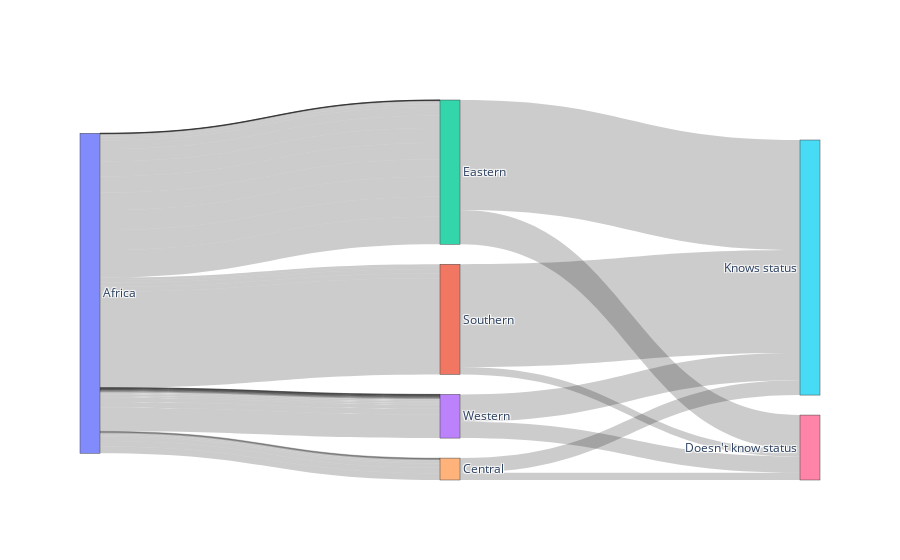

Here is the notebook cell this chart was saved with:
### Code cell
import plotly.graph_objects as go # Import the graphical object

fig = go.Figure( 
    data=[go.Sankey( # The plot we are interest
        # This part is for the node information
        node = dict( 
            label = ["Africa","Southern","Eastern","Western","Central","Knows status","Doesn't know status"]
        ),
        # This part is for the link information
        link = dict(
            source = source_node,
            target = target_node,
            value = widths,
            customdata = hoverdata,
            hovertemplate='Cases Value: %{value}'+
        '<br />Country: %{customdata}<extra></extra>'
        ))])

# And shows the plot
fig.show()

### Figure 1 — Plotly figure (JSON) as saved in the notebook; plotly's stock layout.template omitted (floating-point values rounded to 4 significant figures)
{"data": [{"link": {"customdata": ["COMOROS", "MAURITANIA", "MAURITIUS", "ERITREA", "GAMBIA", "NIGER", "LIBERIA", "MADAGASCAR", "SENEGAL", "GUINEA-BISSAU", "GABON", "EQUATORIAL GUINEA", "SIERRA LEONE", "BENIN", "BURUNDI", "REPUBLIC OF CONGO", "BURKINA FASO", "CENTRAL AFRICAN REPUBLIC", "TOGO", "GUINEA", "CHAD", "MALI", "SOUTH SUDAN", "NAMIBIA", "ESWATINI", "RWANDA", "GHANA", "ANGOLA", "LESOTHO", "BOTSWANA", "DEMOCRATIC REPUBLIC OF CONGO", "C‘TE D'IVOIRE", "CAMEROON", "ETHIOPIA", "MALAWI", "ZAMBIA", "ZIMBABWE", "UGANDA", "KENYA", "UNITED REPUBLIC OF TANZANIA", "NIGERIA", "MOZAMBIQUE", "SOUTH AFRICA", "Southern", "Eastern", "Western", "Central"], "hovertemplate": "Cases Value: %{value}<br />Country: %{customdata}<extra></extra>", "source": [0, 0, 0, 0, 0, 0, 0, 0, 0, 0, 0, 0, 0, 0, 0, 0, 0, 0, 0, 0, 0, 0, 0, 0, 0, 0, 0, 0, 0, 0, 0, 0, 0, 0, 0, 0, 0, 0, 0, 0, 0, 0, 0, 1, 1, 2, 2, 3, 3, 4, 4], "target": [2, 3, 2, 2, 3, 3, 3, 2, 3, 3, 4, 4, 3, 3, 2, 4, 3, 4, 3, 3, 4, 3, 2, 1, 1, 2, 3, 4, 1, 1, 4, 3, 4, 2, 2, 2, 2, 2, 2, 2, 3, 2, 1, 5, 6, 5, 6, 5, 6, 5, 6], "value": [0.02224, 0.6226, 1.445, 2.001, 2.891, 4.003, 4.336, 4.336, 4.67, 4.892, 5.893, 6.893, 7.783, 8.116, 9.117, 9.895, 10.67, 12.23, 12.23, 13.34, 13.34, 16.68, 21.12, 22.24, 23.35, 24.46, 36.69, 36.69, 37.8, 41.14, 50.03, 51.14, 60.04, 76.72, 111.2, 133.4, 144.5, 155.7, 177.9, 177.9, 211.2, 244.6, 856.1, 915.9, 64.72, 980.4, 304.0, 243.7, 145.6, 131.1, 63.87]}, "node": {"label": ["Africa", "Southern", "Eastern", "Western", "Central", "Knows status", "Doesn't know status"]}, "type": "sankey"}], "layout": {}}
